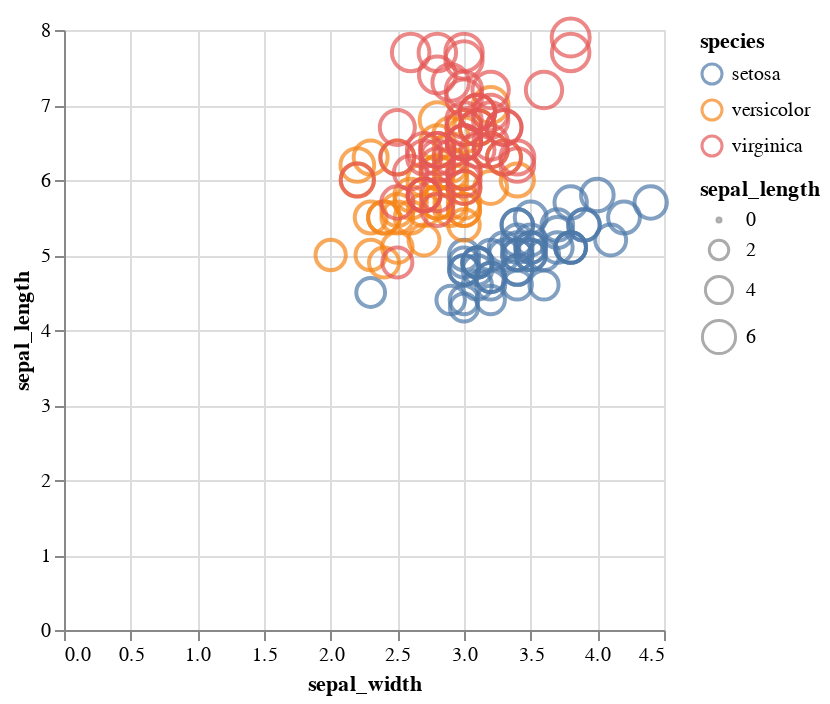

Notebook code for this chart:
### Markdown cell above
## plot

### Code cell
import plotly.express as px
data = px.data.iris()
data.head()

import altair as alt
alt.Chart(data=data).mark_point().encode(
    x="sepal_width",
    y="sepal_length",
    color="species",
    size='sepal_length'
)

### Figure 1 — Vega-Lite specification as saved in the notebook (floating-point values rounded to 4 significant figures; data arrays with more than 128 entries replaced by an {"elided": "..."} marker saying what was removed)
{"config": {"view": {"continuousWidth": 300, "continuousHeight": 300}}, "data": {"name": "data-98ae83e5d702045aa997eca40b770a99"}, "mark": {"type": "point"}, "encoding": {"color": {"field": "species", "type": "nominal"}, "size": {"field": "sepal_length", "type": "quantitative"}, "x": {"field": "sepal_width", "type": "quantitative"}, "y": {"field": "sepal_length", "type": "quantitative"}}, "$schema": "https://vega.github.io/schema/vega-lite/v5.16.3.json", "datasets": {"data-98ae83e5d702045aa997eca40b770a99": {"elided": "150 records"}}}
